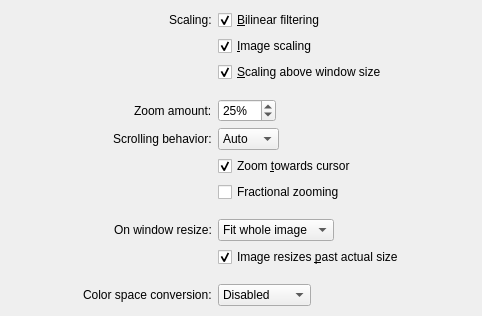
        <widget class="QWidget" name="image">
         <property name="geometry">
          <rect>
           <x>0</x>
           <y>0</y>
           <width>482</width>
           <height>297</height>
          </rect>
         </property>
         <property name="sizePolicy">
          <sizepolicy hsizetype="Preferred" vsizetype="Fixed">
           <horstretch>0</horstretch>
           <verstretch>0</verstretch>
          </sizepolicy>
         </property>
         <layout class="QFormLayout" name="imageLayout">
          <property name="fieldGrowthPolicy">
           <enum>QFormLayout::FieldsStayAtSizeHint</enum>
          </property>
          <property name="labelAlignment">
           <set>Qt::AlignRight|Qt::AlignTrailing|Qt::AlignVCenter</set>
          </property>
          <property name="formAlignment">
           <set>Qt::AlignHCenter|Qt::AlignTop</set>
          </property>
          <property name="leftMargin">
           <number>10</number>
          </property>
          <property name="topMargin">
           <number>10</number>
          </property>
          <property name="rightMargin">
           <number>10</number>
          </property>
          <property name="bottomMargin">
           <number>10</number>
          </property>
          <item row="0" column="0">
           <widget class="QLabel" name="label_2">
            <property name="text">
             <string>Scaling:</string>
            </property>
           </widget>
          </item>
          <item row="0" column="1">
           <widget class="QCheckBox" name="filteringCheckbox">
            <property name="toolTip">
             <string>Turn this off to see individual pixels</string>
            </property>
            <property name="text">
             <string>&amp;Bilinear filtering</string>
            </property>
            <property name="checked">
             <bool>true</bool>
            </property>
           </widget>
          </item>
          <item row="1" column="1">
           <widget class="QCheckBox" name="scalingCheckbox">
            <property name="toolTip">
             <string>Images appear aliased (having jagged edges) without this, but it is faster</string>
            </property>
            <property name="text">
             <string>&amp;Image scaling</string>
            </property>
            <property name="checked">
             <bool>true</bool>
            </property>
           </widget>
          </item>
          <item row="2" column="1">
           <widget class="QCheckBox" name="scalingTwoCheckbox">
            <property name="toolTip">
             <string>Choose whether or not the image continues to be scaled when zooming above the window size (can be laggier with large images)</string>
            </property>
            <property name="text">
             <string>&amp;Scaling above window size</string>
            </property>
            <property name="checked">
             <bool>true</bool>
            </property>
           </widget>
          </item>
          <item row="3" column="1">
           <spacer name="horizontalSpacer_2">
            <property name="orientation">
             <enum>Qt::Horizontal</enum>
            </property>
            <property name="sizeHint" stdset="0">
             <size>
              <width>40</width>
              <height>5</height>
             </size>
            </property>
           </spacer>
          </item>
          <item row="4" column="0">
           <widget class="QLabel" name="label_3">
            <property name="toolTip">
             <string>The amount to zoom every scroll wheel click</string>
            </property>
            <property name="text">
             <string>Zoom amount:</string>
            </property>
           </widget>
          </item>
          <item row="4" column="1">
           <widget class="QSpinBox" name="scaleFactorSpinBox">
            <property name="toolTip">
             <string>The amount to zoom every scroll wheel click</string>
            </property>
            <property name="suffix">
             <string notr="true">%</string>
            </property>
            <property name="minimum">
             <number>1</number>
            </property>
            <property name="maximum">
             <number>200</number>
            </property>
            <property name="singleStep">
             <number>5</number>
            </property>
            <property name="value">
             <number>25</number>
            </property>
           </widget>
          </item>
          <item row="5" column="0">
           <widget class="QLabel" name="label_9">
            <property name="toolTip">
             <string>When enabled, the scrolling action zooms the image</string>
            </property>
            <property name="text">
             <string>Scrolling behavior:</string>
            </property>
           </widget>
          </item>
          <item row="5" column="1">
           <widget class="QComboBox" name="scrollZoomsComboBox">
            <property name="currentText">
             <string>Auto</string>
            </property>
            <property name="currentIndex">
             <number>1</number>
            </property>
            <item>
             <property name="text">
              <string>Zoom</string>
             </property>
            </item>
            <item>
             <property name="text">
              <string>Auto</string>
             </property>
            </item>
            <item>
             <property name="text">
              <string>Scroll</string>
             </property>
            </item>
           </widget>
          </item>
          <item row="6" column="1">
           <widget class="QCheckBox" name="cursorZoomCheckbox">
            <property name="toolTip">
             <string>Choose whether or not zooming in and out above 100% zoom will zoom towards the cursor</string>
            </property>
            <property name="text">
             <string>Zoom &amp;towards cursor</string>
            </property>
            <property name="checked">
             <bool>true</bool>
            </property>
           </widget>
          </item>
          <item row="7" column="1">
           <widget class="QCheckBox" name="fractionalZoomCheckbox">
            <property name="toolTip">
             <string>Use hardware fractional scroll wheel steps when zooming, or always zoom with distinct steps</string>
            </property>
            <property name="text">
             <string>Fractional zooming</string>
            </property>
           </widget>
          </item>
          <item row="8" column="1">
           <spacer name="horizontalSpacer">
            <property name="orientation">
             <enum>Qt::Horizontal</enum>
            </property>
            <property name="sizeHint" stdset="0">
             <size>
              <width>40</width>
              <height>5</height>
             </size>
            </property>
           </spacer>
          </item>
          <item row="9" column="0">
           <widget class="QLabel" name="cropModeLabel">
            <property name="toolTip">
             <string>Ignores select sides of an image when fitting to window (some sides will extend beyond the window boundaries)</string>
            </property>
            <property name="text">
             <string>On window resize:</string>
            </property>
           </widget>
          </item>
          <item row="9" column="1">
           <widget class="QComboBox" name="cropModeComboBox">
            <property name="sizePolicy">
             <sizepolicy hsizetype="Preferred" vsizetype="Preferred">
              <horstretch>0</horstretch>
              <verstretch>0</verstretch>
             </sizepolicy>
            </property>
            <property name="toolTip">
             <string>Ignores select sides of an image when fitting to window (some sides will extend beyond the window boundaries)</string>
            </property>
            <item>
             <property name="text">
              <string>Fit whole image</string>
             </property>
            </item>
            <item>
             <property name="text">
              <string>Fit height</string>
             </property>
            </item>
            <item>
             <property name="text">
              <string>Fit width</string>
             </property>
            </item>
           </widget>
          </item>
          <item row="10" column="1">
           <widget class="QCheckBox" name="pastActualSizeCheckbox">
            <property name="toolTip">
             <string>Stop the image from going past its actual size when resizing the window - you can still zoom past it though</string>
            </property>
            <property name="text">
             <string>Image resizes &amp;past actual size</string>
            </property>
            <property name="checked">
             <bool>true</bool>
            </property>
           </widget>
          </item>
          <item row="11" column="1">
           <spacer name="horizontalSpacer_9">
            <property name="orientation">
             <enum>Qt::Horizontal</enum>
            </property>
            <property name="sizeHint" stdset="0">
             <size>
              <width>40</width>
              <height>5</height>
             </size>
            </property>
           </spacer>
          </item>
          <item row="12" column="0">
           <widget class="QLabel" name="colorSpaceConversionLabel">
            <property name="text">
             <string>Color space conversion:</string>
            </property>
           </widget>
          </item>
          <item row="12" column="1">
           <widget class="QComboBox" name="colorSpaceConversionComboBox">
            <property name="sizePolicy">
             <sizepolicy hsizetype="Preferred" vsizetype="Preferred">
              <horstretch>0</horstretch>
              <verstretch>0</verstretch>
             </sizepolicy>
            </property>
            <item>
             <property name="text">
              <string>Disabled</string>
             </property>
            </item>
            <item>
             <property name="text">
              <string>Auto-detect</string>
             </property>
            </item>
            <item>
             <property name="text">
              <string>sRGB</string>
             </property>
            </item>
            <item>
             <property name="text">
              <string>Display P3</string>
             </property>
            </item>
           </widget>
          </item>
         </layout>
        </widget>
